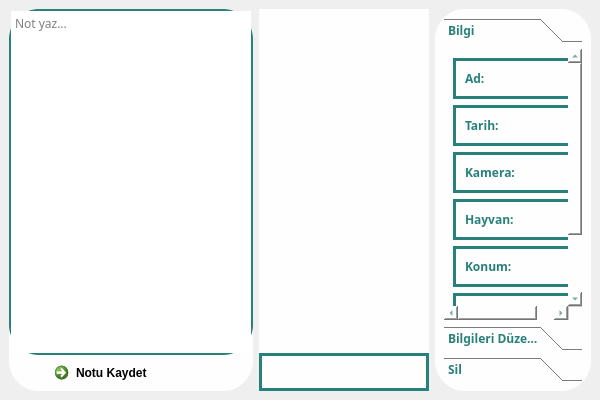
<?xml version="1.0" encoding="UTF-8"?>
<ui version="4.0">
 <class>ImageForm</class>
 <widget class="QWidget" name="ImageForm">
  <property name="geometry">
   <rect>
    <x>0</x>
    <y>0</y>
    <width>600</width>
    <height>400</height>
   </rect>
  </property>
  <property name="windowTitle">
   <string>Form</string>
  </property>
  <property name="styleSheet">
   <string notr="true">*{
	color: #000;
	border: none;
}

#frame_p{
	background-color: #fefeff;
}

#frame_ps_buttons{
	border-radius: 30px;
	border: 3px solid #278079;
}
#frame_photo_notes{
	border-radius: 30px;
	background-color: #fefeff;
}
QTextEdit{
	border-radius: 30px;
	border: 2px solid #278079;
}
#frame_ps{
	border-radius: 30px;
	background-color: #fefeff;
}
#frame_ps_an{
	border-radius: 30px;
	border: 3px solid #278079;
}
#frame_ps_c{
	border-radius: 30px;
	border: 3px solid #278079;
}
#frame_ps_d{
	border-radius: 30px;
	border: 3px solid #278079;
}
#frame_ps_f{
	border-radius: 30px;
	border: 3px solid #278079;
}
#frame_ps_fav{
	border-radius: 30px;
	border: 3px solid #278079;
}
#frame_ps_n{
	border-radius: 30px;
	border: 3px solid #278079;
}
#frame_rp_b{
	border-radius: 30px;
	border: 3px solid #278079;
}
#frame_sc{
	border-radius: 30px;
	border: 3px solid #278079;
}
#frame_sc_b{
	border-radius: 30px;
	border: 3px solid #278079;
}
#frame_sca{
	border-radius: 30px;
	border: 3px solid #278079;
}
#frame_sd{
	border-radius: 30px;
	border: 3px solid #278079;
}
#frame_ps_l{
	border-radius: 30px;
	border: 3px solid #278079;
}
#frame_sc_l{
	border-radius: 30px;
	border: 3px solid #278079;
}</string>
  </property>
  <layout class="QHBoxLayout" name="horizontalLayout_2">
   <property name="spacing">
    <number>6</number>
   </property>
   <property name="leftMargin">
    <number>9</number>
   </property>
   <property name="topMargin">
    <number>9</number>
   </property>
   <property name="rightMargin">
    <number>9</number>
   </property>
   <property name="bottomMargin">
    <number>9</number>
   </property>
   <item>
    <widget class="QFrame" name="frame_photo_notes">
     <property name="frameShape">
      <enum>QFrame::StyledPanel</enum>
     </property>
     <property name="frameShadow">
      <enum>QFrame::Raised</enum>
     </property>
     <layout class="QVBoxLayout" name="verticalLayout_3">
      <property name="spacing">
       <number>0</number>
      </property>
      <property name="leftMargin">
       <number>0</number>
      </property>
      <property name="topMargin">
       <number>0</number>
      </property>
      <property name="rightMargin">
       <number>0</number>
      </property>
      <property name="bottomMargin">
       <number>0</number>
      </property>
      <item>
       <widget class="QTextEdit" name="textEdit">
        <property name="font">
         <font>
          <family>Century Gothic</family>
         </font>
        </property>
        <property name="documentTitle">
         <string/>
        </property>
        <property name="overwriteMode">
         <bool>true</bool>
        </property>
        <property name="placeholderText">
         <string>Not yaz...</string>
        </property>
       </widget>
      </item>
      <item alignment="Qt::AlignHCenter|Qt::AlignBottom">
       <widget class="QCommandLinkButton" name="commandLinkButton_pn">
        <property name="text">
         <string>Notu Kaydet</string>
        </property>
        <property name="icon">
         <iconset resource="icons_qrc.qrc">
          <normaloff>:/turquoise/icons/turquoise-icons/save.svg</normaloff>:/turquoise/icons/turquoise-icons/save.svg</iconset>
        </property>
       </widget>
      </item>
     </layout>
    </widget>
   </item>
   <item>
    <widget class="QFrame" name="frame_p">
     <property name="frameShape">
      <enum>QFrame::StyledPanel</enum>
     </property>
     <property name="frameShadow">
      <enum>QFrame::Raised</enum>
     </property>
     <layout class="QVBoxLayout" name="verticalLayout">
      <property name="spacing">
       <number>0</number>
      </property>
      <property name="leftMargin">
       <number>0</number>
      </property>
      <property name="topMargin">
       <number>0</number>
      </property>
      <property name="rightMargin">
       <number>0</number>
      </property>
      <property name="bottomMargin">
       <number>0</number>
      </property>
      <item>
       <widget class="QFrame" name="frame_photo">
        <property name="sizePolicy">
         <sizepolicy hsizetype="Preferred" vsizetype="Expanding">
          <horstretch>0</horstretch>
          <verstretch>0</verstretch>
         </sizepolicy>
        </property>
        <property name="frameShape">
         <enum>QFrame::StyledPanel</enum>
        </property>
        <property name="frameShadow">
         <enum>QFrame::Raised</enum>
        </property>
        <layout class="QVBoxLayout" name="verticalLayout_2">
         <item>
          <widget class="QLabel" name="photo">
           <property name="sizePolicy">
            <sizepolicy hsizetype="Preferred" vsizetype="Expanding">
             <horstretch>0</horstretch>
             <verstretch>0</verstretch>
            </sizepolicy>
           </property>
           <property name="text">
            <string/>
           </property>
           <property name="scaledContents">
            <bool>true</bool>
           </property>
          </widget>
         </item>
         <item alignment="Qt::AlignBottom">
          <widget class="QLabel" name="photo_name">
           <property name="font">
            <font>
             <family>Century Gothic</family>
             <pointsize>8</pointsize>
             <weight>75</weight>
             <bold>true</bold>
            </font>
           </property>
           <property name="text">
            <string/>
           </property>
          </widget>
         </item>
        </layout>
       </widget>
      </item>
      <item alignment="Qt::AlignBottom">
       <widget class="QFrame" name="frame_ps_buttons">
        <property name="frameShape">
         <enum>QFrame::StyledPanel</enum>
        </property>
        <property name="frameShadow">
         <enum>QFrame::Raised</enum>
        </property>
        <layout class="QHBoxLayout" name="horizontalLayout">
         <item>
          <widget class="QPushButton" name="pushButton_edit_note">
           <property name="text">
            <string/>
           </property>
           <property name="icon">
            <iconset resource="icons_qrc.qrc">
             <normaloff>:/turquoise/icons/turquoise-icons/edit.svg</normaloff>:/turquoise/icons/turquoise-icons/edit.svg</iconset>
           </property>
           <property name="iconSize">
            <size>
             <width>20</width>
             <height>20</height>
            </size>
           </property>
           <property name="checkable">
            <bool>true</bool>
           </property>
          </widget>
         </item>
         <item>
          <widget class="QPushButton" name="pushButton_maxi">
           <property name="text">
            <string/>
           </property>
           <property name="icon">
            <iconset resource="icons_qrc.qrc">
             <normaloff>:/turquoise/icons/turquoise-icons/maximize-2.svg</normaloff>:/turquoise/icons/turquoise-icons/maximize-2.svg</iconset>
           </property>
           <property name="iconSize">
            <size>
             <width>20</width>
             <height>20</height>
            </size>
           </property>
           <property name="checkable">
            <bool>true</bool>
           </property>
          </widget>
         </item>
         <item>
          <widget class="QPushButton" name="pushButton_fav">
           <property name="text">
            <string/>
           </property>
           <property name="icon">
            <iconset resource="icons_qrc.qrc">
             <normaloff>:/yellow/icons/yellow-icons/star.svg</normaloff>:/yellow/icons/yellow-icons/star.svg</iconset>
           </property>
           <property name="iconSize">
            <size>
             <width>20</width>
             <height>20</height>
            </size>
           </property>
           <property name="checkable">
            <bool>true</bool>
           </property>
          </widget>
         </item>
         <item>
          <widget class="QPushButton" name="pushButton_settings">
           <property name="text">
            <string/>
           </property>
           <property name="icon">
            <iconset resource="icons_qrc.qrc">
             <normaloff>:/turquoise/icons/turquoise-icons/settings.svg</normaloff>:/turquoise/icons/turquoise-icons/settings.svg</iconset>
           </property>
           <property name="iconSize">
            <size>
             <width>20</width>
             <height>20</height>
            </size>
           </property>
           <property name="checkable">
            <bool>true</bool>
           </property>
          </widget>
         </item>
        </layout>
       </widget>
      </item>
     </layout>
    </widget>
   </item>
   <item>
    <widget class="QFrame" name="frame_ps">
     <property name="frameShape">
      <enum>QFrame::StyledPanel</enum>
     </property>
     <property name="frameShadow">
      <enum>QFrame::Raised</enum>
     </property>
     <layout class="QVBoxLayout" name="verticalLayout_7">
      <item>
       <widget class="QToolBox" name="toolBox_ps">
        <property name="font">
         <font>
          <family>Century Gothic</family>
          <weight>75</weight>
          <bold>true</bold>
         </font>
        </property>
        <property name="styleSheet">
         <string notr="true">background-color: #fefeff;
color: #278079;</string>
        </property>
        <property name="currentIndex">
         <number>0</number>
        </property>
        <widget class="QWidget" name="page_1">
         <property name="geometry">
          <rect>
           <x>0</x>
           <y>-53</y>
           <width>141</width>
           <height>327</height>
          </rect>
         </property>
         <attribute name="icon">
          <iconset resource="icons_qrc.qrc">
           <normaloff>:/turquoise/icons/turquoise-icons/info.svg</normaloff>:/turquoise/icons/turquoise-icons/info.svg</iconset>
         </attribute>
         <attribute name="label">
          <string>Bilgi</string>
         </attribute>
         <layout class="QVBoxLayout" name="verticalLayout_4">
          <item>
           <widget class="QFrame" name="frame_ps_n">
            <property name="frameShape">
             <enum>QFrame::StyledPanel</enum>
            </property>
            <property name="frameShadow">
             <enum>QFrame::Raised</enum>
            </property>
            <layout class="QHBoxLayout" name="horizontalLayout_4">
             <item alignment="Qt::AlignLeft">
              <widget class="QLabel" name="label_n_d">
               <property name="font">
                <font>
                 <family>Century Gothic</family>
                 <weight>75</weight>
                 <bold>true</bold>
                </font>
               </property>
               <property name="text">
                <string>Ad:</string>
               </property>
               <property name="scaledContents">
                <bool>false</bool>
               </property>
              </widget>
             </item>
             <item>
              <widget class="QLabel" name="label_n">
               <property name="font">
                <font>
                 <family>Century Gothic</family>
                 <weight>75</weight>
                 <bold>true</bold>
                </font>
               </property>
               <property name="text">
                <string/>
               </property>
              </widget>
             </item>
            </layout>
           </widget>
          </item>
          <item>
           <widget class="QFrame" name="frame_ps_d">
            <property name="frameShape">
             <enum>QFrame::StyledPanel</enum>
            </property>
            <property name="frameShadow">
             <enum>QFrame::Raised</enum>
            </property>
            <layout class="QHBoxLayout" name="horizontalLayout_5">
             <item alignment="Qt::AlignLeft">
              <widget class="QLabel" name="label_d_d">
               <property name="font">
                <font>
                 <family>Century Gothic</family>
                 <weight>75</weight>
                 <bold>true</bold>
                </font>
               </property>
               <property name="text">
                <string>Tarih:</string>
               </property>
              </widget>
             </item>
             <item>
              <widget class="QLabel" name="label_d">
               <property name="font">
                <font>
                 <family>Century Gothic</family>
                 <weight>75</weight>
                 <bold>true</bold>
                </font>
               </property>
               <property name="text">
                <string/>
               </property>
              </widget>
             </item>
            </layout>
           </widget>
          </item>
          <item>
           <widget class="QFrame" name="frame_ps_c">
            <property name="frameShape">
             <enum>QFrame::StyledPanel</enum>
            </property>
            <property name="frameShadow">
             <enum>QFrame::Raised</enum>
            </property>
            <layout class="QHBoxLayout" name="horizontalLayout_6">
             <item alignment="Qt::AlignLeft">
              <widget class="QLabel" name="label_c_d">
               <property name="font">
                <font>
                 <family>Century Gothic</family>
                 <weight>75</weight>
                 <bold>true</bold>
                </font>
               </property>
               <property name="text">
                <string>Kamera:</string>
               </property>
              </widget>
             </item>
             <item>
              <widget class="QLabel" name="label_c">
               <property name="font">
                <font>
                 <family>Century Gothic</family>
                 <weight>75</weight>
                 <bold>true</bold>
                </font>
               </property>
               <property name="text">
                <string/>
               </property>
              </widget>
             </item>
            </layout>
           </widget>
          </item>
          <item>
           <widget class="QFrame" name="frame_ps_an">
            <property name="frameShape">
             <enum>QFrame::StyledPanel</enum>
            </property>
            <property name="frameShadow">
             <enum>QFrame::Raised</enum>
            </property>
            <layout class="QHBoxLayout" name="horizontalLayout_7">
             <item alignment="Qt::AlignLeft">
              <widget class="QLabel" name="label_an_d">
               <property name="font">
                <font>
                 <family>Century Gothic</family>
                 <weight>75</weight>
                 <bold>true</bold>
                </font>
               </property>
               <property name="text">
                <string>Hayvan:</string>
               </property>
              </widget>
             </item>
             <item>
              <widget class="QLabel" name="label_an">
               <property name="font">
                <font>
                 <family>Century Gothic</family>
                 <weight>75</weight>
                 <bold>true</bold>
                </font>
               </property>
               <property name="text">
                <string/>
               </property>
              </widget>
             </item>
            </layout>
           </widget>
          </item>
          <item>
           <widget class="QFrame" name="frame_ps_l">
            <property name="frameShape">
             <enum>QFrame::StyledPanel</enum>
            </property>
            <property name="frameShadow">
             <enum>QFrame::Raised</enum>
            </property>
            <layout class="QHBoxLayout" name="horizontalLayout_15">
             <item alignment="Qt::AlignLeft">
              <widget class="QLabel" name="label_l">
               <property name="font">
                <font>
                 <family>Century Gothic</family>
                 <weight>75</weight>
                 <bold>true</bold>
                </font>
               </property>
               <property name="text">
                <string>Konum:</string>
               </property>
              </widget>
             </item>
             <item>
              <widget class="QLabel" name="label_l_d">
               <property name="font">
                <font>
                 <family>Century Gothic</family>
                 <weight>75</weight>
                 <bold>true</bold>
                </font>
               </property>
               <property name="text">
                <string/>
               </property>
              </widget>
             </item>
            </layout>
           </widget>
          </item>
          <item>
           <widget class="QFrame" name="frame_ps_fav">
            <property name="frameShape">
             <enum>QFrame::StyledPanel</enum>
            </property>
            <property name="frameShadow">
             <enum>QFrame::Raised</enum>
            </property>
            <layout class="QHBoxLayout" name="horizontalLayout_8">
             <item alignment="Qt::AlignLeft">
              <widget class="QLabel" name="label_fav_d">
               <property name="font">
                <font>
                 <family>Century Gothic</family>
                 <weight>75</weight>
                 <bold>true</bold>
                </font>
               </property>
               <property name="text">
                <string>Favori Durumu:</string>
               </property>
              </widget>
             </item>
             <item>
              <widget class="QLabel" name="label_fav">
               <property name="font">
                <font>
                 <family>Century Gothic</family>
                 <weight>75</weight>
                 <bold>true</bold>
                </font>
               </property>
               <property name="text">
                <string/>
               </property>
              </widget>
             </item>
            </layout>
           </widget>
          </item>
          <item>
           <widget class="QFrame" name="frame_ps_f">
            <property name="frameShape">
             <enum>QFrame::StyledPanel</enum>
            </property>
            <property name="frameShadow">
             <enum>QFrame::Raised</enum>
            </property>
            <layout class="QHBoxLayout" name="horizontalLayout_9">
             <item alignment="Qt::AlignLeft">
              <widget class="QLabel" name="label_f_d">
               <property name="font">
                <font>
                 <family>Century Gothic</family>
                 <weight>75</weight>
                 <bold>true</bold>
                </font>
               </property>
               <property name="text">
                <string>Dosya:</string>
               </property>
              </widget>
             </item>
             <item>
              <widget class="QLabel" name="label_1f">
               <property name="font">
                <font>
                 <family>Century Gothic</family>
                 <weight>75</weight>
                 <bold>true</bold>
                </font>
               </property>
               <property name="text">
                <string/>
               </property>
              </widget>
             </item>
            </layout>
           </widget>
          </item>
         </layout>
        </widget>
        <widget class="QWidget" name="page_2">
         <property name="geometry">
          <rect>
           <x>0</x>
           <y>0</y>
           <width>170</width>
           <height>274</height>
          </rect>
         </property>
         <attribute name="icon">
          <iconset resource="icons_qrc.qrc">
           <normaloff>:/turquoise/icons/turquoise-icons/edit-3.svg</normaloff>:/turquoise/icons/turquoise-icons/edit-3.svg</iconset>
         </attribute>
         <attribute name="label">
          <string>Bilgileri Düzenle</string>
         </attribute>
         <layout class="QVBoxLayout" name="verticalLayout_6">
          <item>
           <widget class="QFrame" name="frame_sd">
            <property name="frameShape">
             <enum>QFrame::StyledPanel</enum>
            </property>
            <property name="frameShadow">
             <enum>QFrame::Raised</enum>
            </property>
            <layout class="QHBoxLayout" name="horizontalLayout_11">
             <item alignment="Qt::AlignLeft|Qt::AlignVCenter">
              <widget class="QLabel" name="label_sd_i">
               <property name="text">
                <string/>
               </property>
               <property name="pixmap">
                <pixmap resource="icons_qrc.qrc">:/turquoise/icons/turquoise-icons/calendar.svg</pixmap>
               </property>
               <property name="wordWrap">
                <bool>true</bool>
               </property>
              </widget>
             </item>
             <item>
              <widget class="QDateEdit" name="dateEdit_sd">
               <property name="sizePolicy">
                <sizepolicy hsizetype="MinimumExpanding" vsizetype="Fixed">
                 <horstretch>0</horstretch>
                 <verstretch>0</verstretch>
                </sizepolicy>
               </property>
               <property name="date">
                <date>
                 <year>2021</year>
                 <month>10</month>
                 <day>26</day>
                </date>
               </property>
              </widget>
             </item>
            </layout>
           </widget>
          </item>
          <item>
           <widget class="QFrame" name="frame_sc">
            <property name="sizePolicy">
             <sizepolicy hsizetype="Preferred" vsizetype="Preferred">
              <horstretch>0</horstretch>
              <verstretch>0</verstretch>
             </sizepolicy>
            </property>
            <property name="frameShape">
             <enum>QFrame::StyledPanel</enum>
            </property>
            <property name="frameShadow">
             <enum>QFrame::Raised</enum>
            </property>
            <layout class="QHBoxLayout" name="horizontalLayout_12">
             <item alignment="Qt::AlignLeft|Qt::AlignVCenter">
              <widget class="QLabel" name="label_sc_i">
               <property name="text">
                <string/>
               </property>
               <property name="pixmap">
                <pixmap resource="icons_qrc.qrc">:/turquoise/icons/turquoise-icons/camera.svg</pixmap>
               </property>
               <property name="scaledContents">
                <bool>true</bool>
               </property>
              </widget>
             </item>
             <item>
              <widget class="QComboBox" name="comboBox_sc">
               <property name="sizePolicy">
                <sizepolicy hsizetype="Expanding" vsizetype="Fixed">
                 <horstretch>0</horstretch>
                 <verstretch>0</verstretch>
                </sizepolicy>
               </property>
              </widget>
             </item>
            </layout>
           </widget>
          </item>
          <item>
           <widget class="QFrame" name="frame_sca">
            <property name="sizePolicy">
             <sizepolicy hsizetype="Preferred" vsizetype="Preferred">
              <horstretch>0</horstretch>
              <verstretch>0</verstretch>
             </sizepolicy>
            </property>
            <property name="frameShape">
             <enum>QFrame::StyledPanel</enum>
            </property>
            <property name="frameShadow">
             <enum>QFrame::Raised</enum>
            </property>
            <layout class="QHBoxLayout" name="horizontalLayout_13">
             <item alignment="Qt::AlignLeft|Qt::AlignVCenter">
              <widget class="QLabel" name="label_sca_i">
               <property name="text">
                <string/>
               </property>
               <property name="pixmap">
                <pixmap resource="icons_qrc.qrc">:/turquoise/icons/turquoise-icons/twitter.svg</pixmap>
               </property>
              </widget>
             </item>
             <item>
              <widget class="QComboBox" name="comboBox_sca">
               <property name="sizePolicy">
                <sizepolicy hsizetype="Expanding" vsizetype="Fixed">
                 <horstretch>0</horstretch>
                 <verstretch>0</verstretch>
                </sizepolicy>
               </property>
              </widget>
             </item>
            </layout>
           </widget>
          </item>
          <item>
           <widget class="QFrame" name="frame_sc_l">
            <property name="frameShape">
             <enum>QFrame::StyledPanel</enum>
            </property>
            <property name="frameShadow">
             <enum>QFrame::Raised</enum>
            </property>
            <layout class="QHBoxLayout" name="horizontalLayout_16">
             <item alignment="Qt::AlignLeft|Qt::AlignVCenter">
              <widget class="QLabel" name="label_sc_l">
               <property name="text">
                <string/>
               </property>
               <property name="pixmap">
                <pixmap resource="icons_qrc.qrc">:/turquoise/icons/turquoise-icons/map-pin.svg</pixmap>
               </property>
               <property name="scaledContents">
                <bool>true</bool>
               </property>
              </widget>
             </item>
             <item>
              <widget class="QLineEdit" name="lineEdit_sc_l">
               <property name="font">
                <font>
                 <family>Century Gothic</family>
                 <weight>75</weight>
                 <bold>true</bold>
                </font>
               </property>
               <property name="placeholderText">
                <string>Konumu Değiştir</string>
               </property>
              </widget>
             </item>
            </layout>
           </widget>
          </item>
          <item>
           <widget class="QFrame" name="frame_sc_b">
            <property name="sizePolicy">
             <sizepolicy hsizetype="Preferred" vsizetype="Preferred">
              <horstretch>0</horstretch>
              <verstretch>0</verstretch>
             </sizepolicy>
            </property>
            <property name="frameShape">
             <enum>QFrame::StyledPanel</enum>
            </property>
            <property name="frameShadow">
             <enum>QFrame::Raised</enum>
            </property>
            <layout class="QHBoxLayout" name="horizontalLayout_14">
             <item alignment="Qt::AlignLeft|Qt::AlignVCenter">
              <widget class="QPushButton" name="pushButton_sc_b">
               <property name="font">
                <font>
                 <family>Century Gothic</family>
                 <weight>75</weight>
                 <bold>true</bold>
                </font>
               </property>
               <property name="text">
                <string>Değişiklikleri Kaydet</string>
               </property>
               <property name="icon">
                <iconset resource="icons_qrc.qrc">
                 <normaloff>:/turquoise/icons/turquoise-icons/save.svg</normaloff>:/turquoise/icons/turquoise-icons/save.svg</iconset>
               </property>
              </widget>
             </item>
            </layout>
           </widget>
          </item>
         </layout>
        </widget>
        <widget class="QWidget" name="page_3">
         <property name="geometry">
          <rect>
           <x>0</x>
           <y>0</y>
           <width>158</width>
           <height>274</height>
          </rect>
         </property>
         <attribute name="icon">
          <iconset resource="icons_qrc.qrc">
           <normaloff>:/turquoise/icons/turquoise-icons/trash-2.svg</normaloff>:/turquoise/icons/turquoise-icons/trash-2.svg</iconset>
         </attribute>
         <attribute name="label">
          <string>Sil</string>
         </attribute>
         <layout class="QVBoxLayout" name="verticalLayout_5">
          <item alignment="Qt::AlignHCenter|Qt::AlignTop">
           <widget class="QFrame" name="frame_rp_b">
            <property name="frameShape">
             <enum>QFrame::StyledPanel</enum>
            </property>
            <property name="frameShadow">
             <enum>QFrame::Raised</enum>
            </property>
            <layout class="QHBoxLayout" name="horizontalLayout_10">
             <item>
              <widget class="QPushButton" name="pushButton">
               <property name="font">
                <font>
                 <family>Century Gothic</family>
                 <weight>75</weight>
                 <bold>true</bold>
                </font>
               </property>
               <property name="text">
                <string>Sil</string>
               </property>
               <property name="icon">
                <iconset resource="icons_qrc.qrc">
                 <normaloff>:/turquoise/icons/turquoise-icons/trash.svg</normaloff>:/turquoise/icons/turquoise-icons/trash.svg</iconset>
               </property>
              </widget>
             </item>
            </layout>
           </widget>
          </item>
         </layout>
        </widget>
       </widget>
      </item>
     </layout>
    </widget>
   </item>
  </layout>
 </widget>
 <resources>
  <include location="icons_qrc.qrc"/>
 </resources>
 <connections/>
</ui>
